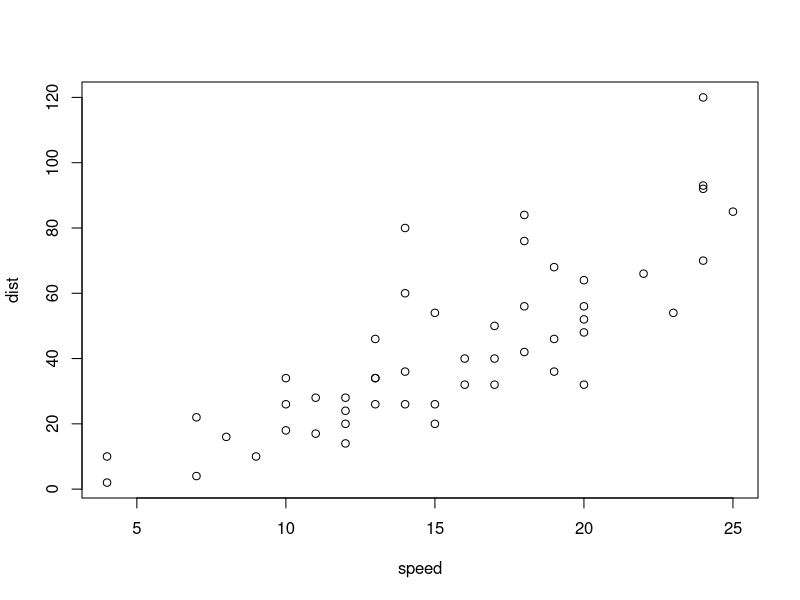
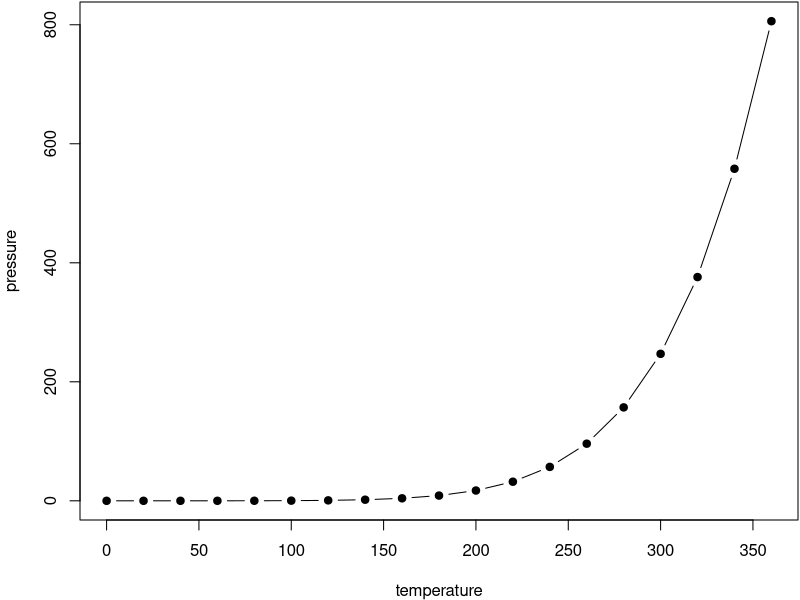

Here is the R script that generated these plots, in order:
## ---- chunk 1
1 + 1
rnorm(10)  # 10 random numbers
plot(dist ~ speed, cars)  # a scatterplot
## ---- chunk 2
par(mar = c(4, 4, .1, .1))
plot(pressure, type = 'b', pch = 19)
## ---- chunk 3
knitr::kable(
  head(iris, 20), caption = 'Here is a nice table!',
  booktabs = TRUE
)
